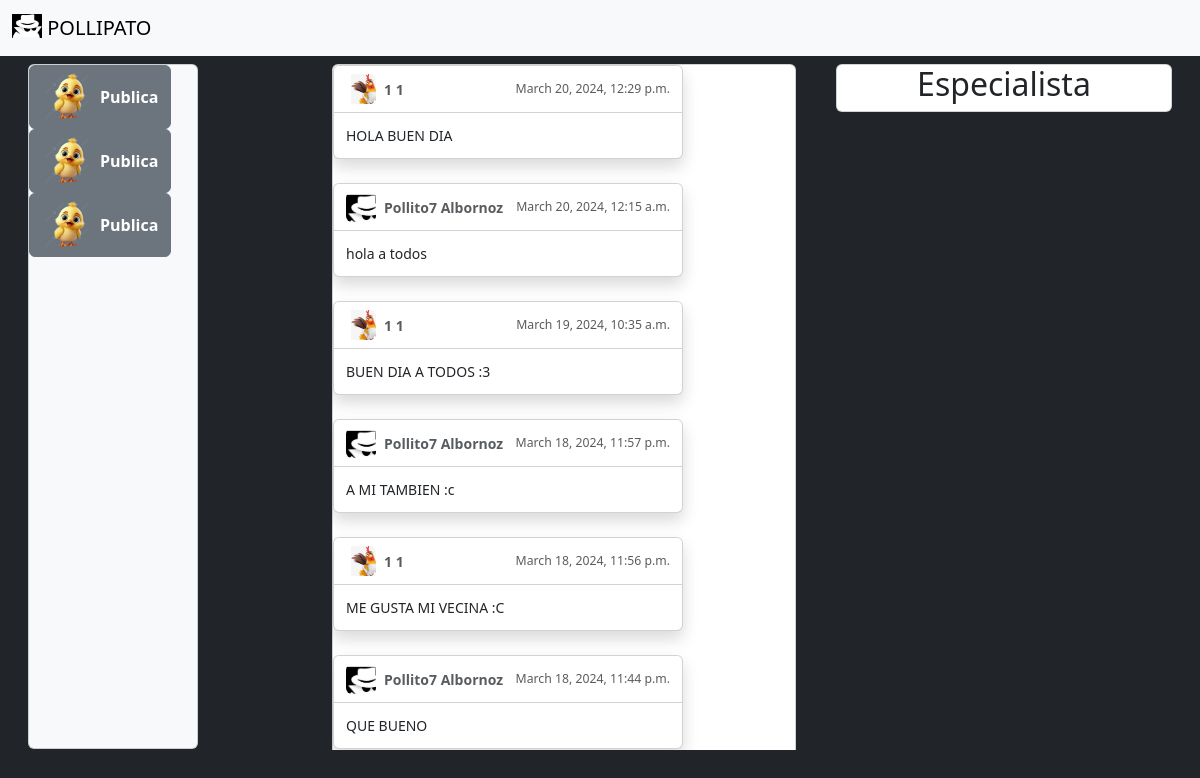
/feed/feedIncognito/, run on an earlier commit of the app's database.
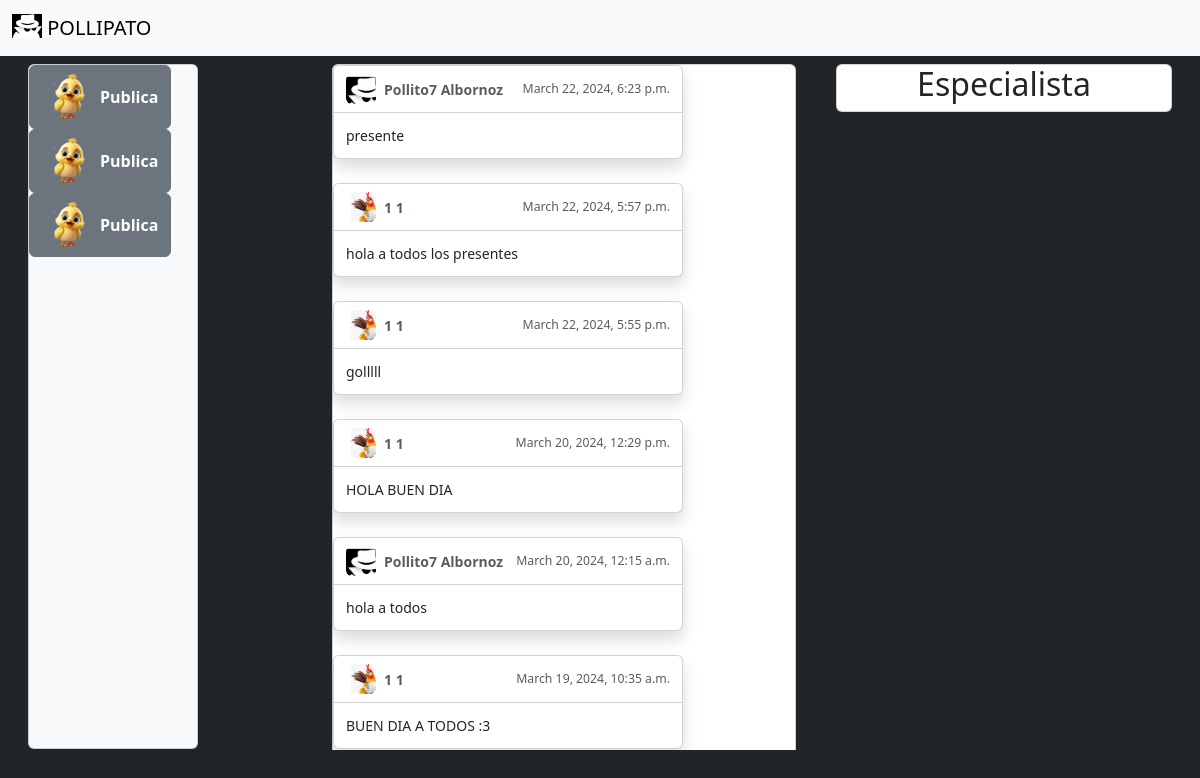
And on a later commit of the database.
### feed/models.py (models this page shows, shortened)
class Publicacion(models.Model):
    usuario = models.ForeignKey(Usuario, on_delete=models.CASCADE, null=True, blank=True)
    publicacion = models.CharField(max_length=500)
    fecha_creacion = models.DateTimeField(default=timezone.now)

class PublicacionEfimero(models.Model):
    usuario = models.ForeignKey(UsuarioEfimero, on_delete=models.CASCADE, null=True, blank=True)
    publicacion = models.CharField(max_length=500)
    fecha_creacion = models.DateTimeField(default=timezone.now)

### inicio/models.py (models this page shows, shortened)
class Usuario(models.Model):
    nombre = models.CharField(max_length=50, default='')
    apellido = models.CharField(max_length=50, default='')
    usuario =  models.CharField(max_length=50, default='')
    contraseña = models.CharField(max_length=50, default='')
    foto_perfil = models.ImageField(upload_to='perfil/', null=True, blank=True)
    fecha_creacion = models.DateTimeField(default=timezone.now)

class UsuarioEfimero(models.Model):
    nombre = models.CharField(max_length=50)
    apellido = models.CharField(max_length=50)
    foto = models.ImageField(upload_to='fotos_incognito/', default='incognito.jpg')
    fecha_creacion = models.DateTimeField(default=timezone.now)

### feed/views.py (the view, shortened to what this page needs)
# urls.py: path('feedIncognito/', views.feedIncognito, name='feedIncognito'),
def feedIncognito(request):
    nombre_incognito = request.session.get('nombre_incognito')
    apellido_incognito = request.session.get('apellido_incognito')
    especialistas = Especialista.objects.order_by('-fecha_creacion').all()
    publicaciones = Publicacion.objects.all().order_by('-fecha_creacion')
    publicaciones_efimeras = PublicacionEfimero.objects.all().order_by('-fecha_creacion')
    publicaciones_combinadas = sorted(
        chain(publicaciones, publicaciones_efimeras),
        key=lambda x: x.fecha_creacion,
        reverse=True
    )
    class PublicacionIncognitoForm(forms.ModelForm):
        class Meta:
            model = PublicacionEfimero
            fields = ['publicacion']
    if nombre_incognito and apellido_incognito:
        form = PublicacionIncognitoForm()
    else:
        form = None
    return render(request, 'feed_Incg.html', {'nombre_incognito': nombre_incognito, 'apellido_incognito': apellido_incognito, 'publicaciones_combinadas': publicaciones_combinadas, 'form': PublicacionIncognitoForm(), 'especialistas': especialistas})

### feed/templates/feed_Incg.html (shortened to what this page needs)
{% load static %}
<!DOCTYPE html>
<html lang="en">
<head>
</head>
<link href="https://cdn.jsdelivr.net/npm/bootstrap@5.3.3/dist/css/bootstrap.min.css" rel="stylesheet">
<body class="p-3 mb-2 bg-dark text-light">
    <nav class="navbar navbar-expand-lg bg-body-tertiary fixed-top">
        <div class="container-fluid">
          <a class="navbar-brand" href="#">
            <img src="/media/fotos_incognito/incognito.jpg" alt="Logo" width="30" height="24" class="d-inline-block align-text-top">
            POLLIPATO
          </a>
        </div>
    </nav>
    <div class="container-fluid">
        <div class="row">
            <div class="col">
                <div class="card bg-body-tertiary" style="width: 10.6rem; height: 685px;">
                    <div class="btn-group-vertical">
                        <div class="dropend">
                            <button type="button" class="btn btn-secondary d-flex align-items-center" data-bs-toggle="dropdown" aria-expanded="false" aria-controls="outside">
                                <img src="/media/fotos_incognito/pollipato.png" alt="Icono 1" width="50" height="50" class="me-2">
                                <strong>Publica</strong>
                            </button>
                        </div>
                        <div class="dropend">
                            <button type="button" class="btn btn-secondary d-flex align-items-center" data-bs-toggle="dropdown" aria-expanded="false" aria-controls="outside">
                                <img src="/media/fotos_incognito/pollipato.png" alt="Icono 1" width="50" height="50" class="me-2">
                                <strong>Publica</strong>
                            </button>
                        </div>
                        <div class="dropend">
                            <button type="button" class="btn btn-secondary d-flex align-items-center" data-bs-toggle="dropdown" aria-expanded="false" aria-controls="outside">
                                <img src="/media/fotos_incognito/pollipato.png" alt="Icono 1" width="50" height="50" class="me-2">
                                <strong>Publica</strong>
                            </button>
                        </div>
                    </div>
                </div>
            </div>
            <div class="col">
            </div>
            <div class="col">
                <div class="overflow-y-auto" style="max-height: 686px; width: 480px;">
                    <div class="card text mb-3" style="width: 29rem;">
                        <div class="toast-container position-static">
                            {% for publicacion in publicaciones_combinadas %}
                            <div class="toast fade show" role="alert" aria-live="assertive" aria-atomic="true">
                                <div class="publicacion">
                                    <div class="toast-header">
                                        <svg class="bd-placeholder-img rounded me-2" width="30" height="30" xmlns="http://www.w3.org/2000/svg" aria-hidden="true" preserveAspectRatio="xMidYMid slice" focusable="false">
                                            {% if publicacion.usuario.foto_perfil %}
                                            <image href="{{ publicacion.usuario.foto_perfil.url }}" alt="Foto de perfil" width="40" height="40"/>
                                            {% else %}
                                            <image href="/media/fotos_incognito/incognito.jpg" alt="Foto de perfil" width="40" height="40"/>
                                            {% endif %}
                                        </svg>
                                        <strong class="me-auto">{{ publicacion.usuario.nombre }} {{ publicacion.usuario.apellido }}</strong>
                                        <small>{{ publicacion.fecha_creacion }}</small>
                                    </div>
                                    <div class="toast-body">
                                        {{ publicacion.publicacion }}
                                    </div>
                                </div>
                            </div>
                            {% endfor %}
                        </div>
                    </div>
                </div>
            </div>
            <div class="col">
                <div class="card text-center mb-3" style="width: 21rem;">
                    <h2>Especialista</h2>
                </div>
            </div>
        </div>
    </div>
</body>
</html>

What changed in the data, as far as the page shows it:
no longer on this page (row unchanged): PublicacionEfimero: usuario.nombre "Pollito7", usuario.apellido "Albornoz", fecha_creacion "March 18, 2024, 11:57 p.m.", publicacion "A MI TAMBIEN :c"
no longer on this page (row unchanged): Publicacion: usuario.nombre "1", usuario.apellido "1", fecha_creacion "March 18, 2024, 11:56 p.m.", publicacion "ME GUSTA MI VECINA :C"
no longer on this page (row unchanged): PublicacionEfimero: usuario.nombre "Pollito7", usuario.apellido "Albornoz", fecha_creacion "March 18, 2024, 11:44 p.m.", publicacion "QUE BUENO"
added PublicacionEfimero: usuario.nombre "Pollito7", usuario.apellido "Albornoz", fecha_creacion "March 22, 2024, 6:23 p.m.", publicacion "presente"
added Publicacion: usuario.nombre "1", usuario.apellido "1", fecha_creacion "March 22, 2024, 5:57 p.m.", publicacion "hola a todos los presentes"
added Publicacion: usuario.nombre "1", usuario.apellido "1", fecha_creacion "March 22, 2024, 5:55 p.m.", publicacion "golllll"
